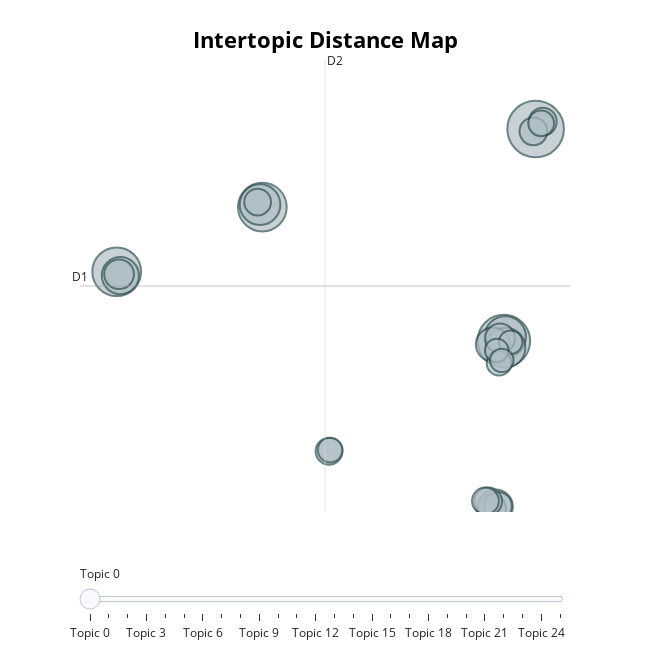

Notebook cell for this chart:
### Code cell
model.visualize_topics()

### Figure 1 — Plotly figure (JSON) as saved in the notebook; plotly's stock layout.template omitted (floating-point values rounded to 4 significant figures)
{"data": [{"customdata": [[0, "name | named | disney | john | son", 58], [1, "word | english | language | letter | longest", 50], [2, "ketchup | peanut | tree | cocacola | apple", 43], [3, "average | calorie | eat | celery | american", 43], [4, "tongue | muscle | body | water | print", 31], [5, "france | mcdonalds | caput | per | cheese", 30], [6, "bone | foot | growing | faster | never", 29], [7, "people | crash | killed | died | horse", 25], [8, "city | largest | island | area | cost", 22], [9, "eye | ostrich | sand | eyelid | four", 21], [10, "sneeze | heart | pressure | squirt | creates", 16], [11, "people | live | handed | billion | population", 16], [12, "building | empire | step | state | floor", 15], [13, "money | bill | dollar | monopoly | printed", 14], [14, "albania | dial | call | russia | kgb", 14], [15, "state | maine | dakota | geographical | syllable", 14], [16, "song | rock | springsteens | pressed | theme", 14], [17, "cow | downstairs | milk | lead | supply", 13], [18, "illegal | law | sunday | utah | nebraska", 13], [19, "ramses | hitler | ancient | testicle | fathered", 13], [20, "sold | capone | dealer | business | gogh", 12], [21, "fear | mean | morbid | friday | spider", 11], [22, "invented | leonardo | vinci | scissors | philippine", 11], [23, "goldfish | fish | sex | starfish | clownfish", 10], [24, "striped | fur | skin | tiger | whisker", 10], [25, "chocolate | leg | bite | mosquito | color", 10]], "hovertemplate": "<b>Topic %{customdata[0]}</b><br>%{customdata[1]}<br>Size: %{customdata[2]}", "legendgroup": "", "marker": {"color": "#B0BEC5", "line": {"color": "DarkSlateGrey", "width": 2}, "size": [58, 50, 43, 43, 31, 30, 29, 25, 22, 21, 16, 16, 15, 14, 14, 14, 14, 13, 13, 13, 12, 11, 11, 10, 10, 10], "sizemode": "area", "sizeref": 0.03625, "symbol": "circle"}, "mode": "markers", "name": "", "orientation": "v", "showlegend": false, "type": "scatter", "x": [13.0, 10.63, -7.389, -18.25, 10.73, -7.562, 10.74, -17.98, 9.993, 9.808, 10.34, -18.07, 9.71, 13.53, 10.19, 9.455, 12.83, -7.74, 9.252, -2.418, 13.41, 10.27, -2.33, 11.13, 10.1, 10.47], "xaxis": "x", "y": [28.52, 13.54, 23.01, 18.44, 13.83, 23.18, 13.07, 18.16, 1.82, 13.29, 13.73, 18.26, 1.713, 29.05, 1.884, 2.202, 28.36, 23.36, 2.236, 5.746, 28.92, 11.98, 5.834, 13.46, 12.87, 12.17], "yaxis": "y"}], "layout": {"annotations": [{"showarrow": false, "text": "D1", "x": -20.99, "y": 17.43, "yshift": 10}, {"showarrow": false, "text": "D2", "x": -2.715, "xshift": 10, "y": 33.4}], "height": 650, "hoverlabel": {"bgcolor": "white", "font": {"family": "Rockwell", "size": 16}}, "legend": {"itemsizing": "constant", "tracegroupgap": 0}, "margin": {"t": 60}, "shapes": [{"line": {"color": "#CFD8DC", "width": 2}, "type": "line", "x0": -2.715, "x1": -2.715, "y0": 1.456, "y1": 33.4}, {"line": {"color": "#9E9E9E", "width": 2}, "type": "line", "x0": -20.99, "x1": 15.56, "y0": 17.43, "y1": 17.43}], "sliders": [{"active": 0, "pad": {"t": 50}, "steps": [{"args": [{"marker.color": [["red", "#B0BEC5", "#B0BEC5", "#B0BEC5", "#B0BEC5", "#B0BEC5", "#B0BEC5", "#B0BEC5", "#B0BEC5", "#B0BEC5", "#B0BEC5", "#B0BEC5", "#B0BEC5", "#B0BEC5", "#B0BEC5", "#B0BEC5", "#B0BEC5", "#B0BEC5", "#B0BEC5", "#B0BEC5", "#B0BEC5", "#B0BEC5", "#B0BEC5", "#B0BEC5", "#B0BEC5", "#B0BEC5"]]}], "label": "Topic 0", "method": "update"}, {"args": [{"marker.color": [["#B0BEC5", "red", "#B0BEC5", "#B0BEC5", "#B0BEC5", "#B0BEC5", "#B0BEC5", "#B0BEC5", "#B0BEC5", "#B0BEC5", "#B0BEC5", "#B0BEC5", "#B0BEC5", "#B0BEC5", "#B0BEC5", "#B0BEC5", "#B0BEC5", "#B0BEC5", "#B0BEC5", "#B0BEC5", "#B0BEC5", "#B0BEC5", "#B0BEC5", "#B0BEC5", "#B0BEC5", "#B0BEC5"]]}], "label": "Topic 1", "method": "update"}, {"args": [{"marker.color": [["#B0BEC5", "#B0BEC5", "red", "#B0BEC5", "#B0BEC5", "#B0BEC5", "#B0BEC5", "#B0BEC5", "#B0BEC5", "#B0BEC5", "#B0BEC5", "#B0BEC5", "#B0BEC5", "#B0BEC5", "#B0BEC5", "#B0BEC5", "#B0BEC5", "#B0BEC5", "#B0BEC5", "#B0BEC5", "#B0BEC5", "#B0BEC5", "#B0BEC5", "#B0BEC5", "#B0BEC5", "#B0BEC5"]]}], "label": "Topic 2", "method": "update"}, {"args": [{"marker.color": [["#B0BEC5", "#B0BEC5", "#B0BEC5", "red", "#B0BEC5", "#B0BEC5", "#B0BEC5", "#B0BEC5", "#B0BEC5", "#B0BEC5", "#B0BEC5", "#B0BEC5", "#B0BEC5", "#B0BEC5", "#B0BEC5", "#B0BEC5", "#B0BEC5", "#B0BEC5", "#B0BEC5", "#B0BEC5", "#B0BEC5", "#B0BEC5", "#B0BEC5", "#B0BEC5", "#B0BEC5", "#B0BEC5"]]}], "label": "Topic 3", "method": "update"}, {"args": [{"marker.color": [["#B0BEC5", "#B0BEC5", "#B0BEC5", "#B0BEC5", "red", "#B0BEC5", "#B0BEC5", "#B0BEC5", "#B0BEC5", "#B0BEC5", "#B0BEC5", "#B0BEC5", "#B0BEC5", "#B0BEC5", "#B0BEC5", "#B0BEC5", "#B0BEC5", "#B0BEC5", "#B0BEC5", "#B0BEC5", "#B0BEC5", "#B0BEC5", "#B0BEC5", "#B0BEC5", "#B0BEC5", "#B0BEC5"]]}], "label": "Topic 4", "method": "update"}, {"args": [{"marker.color": [["#B0BEC5", "#B0BEC5", "#B0BEC5", "#B0BEC5", "#B0BEC5", "red", "#B0BEC5", "#B0BEC5", "#B0BEC5", "#B0BEC5", "#B0BEC5", "#B0BEC5", "#B0BEC5", "#B0BEC5", "#B0BEC5", "#B0BEC5", "#B0BEC5", "#B0BEC5", "#B0BEC5", "#B0BEC5", "#B0BEC5", "#B0BEC5", "#B0BEC5", "#B0BEC5", "#B0BEC5", "#B0BEC5"]]}], "label": "Topic 5", "method": "update"}, {"args": [{"marker.color": [["#B0BEC5", "#B0BEC5", "#B0BEC5", "#B0BEC5", "#B0BEC5", "#B0BEC5", "red", "#B0BEC5", "#B0BEC5", "#B0BEC5", "#B0BEC5", "#B0BEC5", "#B0BEC5", "#B0BEC5", "#B0BEC5", "#B0BEC5", "#B0BEC5", "#B0BEC5", "#B0BEC5", "#B0BEC5", "#B0BEC5", "#B0BEC5", "#B0BEC5", "#B0BEC5", "#B0BEC5", "#B0BEC5"]]}], "label": "Topic 6", "method": "update"}, {"args": [{"marker.color": [["#B0BEC5", "#B0BEC5", "#B0BEC5", "#B0BEC5", "#B0BEC5", "#B0BEC5", "#B0BEC5", "red", "#B0BEC5", "#B0BEC5", "#B0BEC5", "#B0BEC5", "#B0BEC5", "#B0BEC5", "#B0BEC5", "#B0BEC5", "#B0BEC5", "#B0BEC5", "#B0BEC5", "#B0BEC5", "#B0BEC5", "#B0BEC5", "#B0BEC5", "#B0BEC5", "#B0BEC5", "#B0BEC5"]]}], "label": "Topic 7", "method": "update"}, {"args": [{"marker.color": [["#B0BEC5", "#B0BEC5", "#B0BEC5", "#B0BEC5", "#B0BEC5", "#B0BEC5", "#B0BEC5", "#B0BEC5", "red", "#B0BEC5", "#B0BEC5", "#B0BEC5", "#B0BEC5", "#B0BEC5", "#B0BEC5", "#B0BEC5", "#B0BEC5", "#B0BEC5", "#B0BEC5", "#B0BEC5", "#B0BEC5", "#B0BEC5", "#B0BEC5", "#B0BEC5", "#B0BEC5", "#B0BEC5"]]}], "label": "Topic 8", "method": "update"}, {"args": [{"marker.color": [["#B0BEC5", "#B0BEC5", "#B0BEC5", "#B0BEC5", "#B0BEC5", "#B0BEC5", "#B0BEC5", "#B0BEC5", "#B0BEC5", "red", "#B0BEC5", "#B0BEC5", "#B0BEC5", "#B0BEC5", "#B0BEC5", "#B0BEC5", "#B0BEC5", "#B0BEC5", "#B0BEC5", "#B0BEC5", "#B0BEC5", "#B0BEC5", "#B0BEC5", "#B0BEC5", "#B0BEC5", "#B0BEC5"]]}], "label": "Topic 9", "method": "update"}, {"args": [{"marker.color": [["#B0BEC5", "#B0BEC5", "#B0BEC5", "#B0BEC5", "#B0BEC5", "#B0BEC5", "#B0BEC5", "#B0BEC5", "#B0BEC5", "#B0BEC5", "red", "#B0BEC5", "#B0BEC5", "#B0BEC5", "#B0BEC5", "#B0BEC5", "#B0BEC5", "#B0BEC5", "#B0BEC5", "#B0BEC5", "#B0BEC5", "#B0BEC5", "#B0BEC5", "#B0BEC5", "#B0BEC5", "#B0BEC5"]]}], "label": "Topic 10", "method": "update"}, {"args": [{"marker.color": [["#B0BEC5", "#B0BEC5", "#B0BEC5", "#B0BEC5", "#B0BEC5", "#B0BEC5", "#B0BEC5", "#B0BEC5", "#B0BEC5", "#B0BEC5", "#B0BEC5", "red", "#B0BEC5", "#B0BEC5", "#B0BEC5", "#B0BEC5", "#B0BEC5", "#B0BEC5", "#B0BEC5", "#B0BEC5", "#B0BEC5", "#B0BEC5", "#B0BEC5", "#B0BEC5", "#B0BEC5", "#B0BEC5"]]}], "label": "Topic 11", "method": "update"}, {"args": [{"marker.color": [["#B0BEC5", "#B0BEC5", "#B0BEC5", "#B0BEC5", "#B0BEC5", "#B0BEC5", "#B0BEC5", "#B0BEC5", "#B0BEC5", "#B0BEC5", "#B0BEC5", "#B0BEC5", "red", "#B0BEC5", "#B0BEC5", "#B0BEC5", "#B0BEC5", "#B0BEC5", "#B0BEC5", "#B0BEC5", "#B0BEC5", "#B0BEC5", "#B0BEC5", "#B0BEC5", "#B0BEC5", "#B0BEC5"]]}], "label": "Topic 12", "method": "update"}, {"args": [{"marker.color": [["#B0BEC5", "#B0BEC5", "#B0BEC5", "#B0BEC5", "#B0BEC5", "#B0BEC5", "#B0BEC5", "#B0BEC5", "#B0BEC5", "#B0BEC5", "#B0BEC5", "#B0BEC5", "#B0BEC5", "red", "#B0BEC5", "#B0BEC5", "#B0BEC5", "#B0BEC5", "#B0BEC5", "#B0BEC5", "#B0BEC5", "#B0BEC5", "#B0BEC5", "#B0BEC5", "#B0BEC5", "#B0BEC5"]]}], "label": "Topic 13", "method": "update"}, {"args": [{"marker.color": [["#B0BEC5", "#B0BEC5", "#B0BEC5", "#B0BEC5", "#B0BEC5", "#B0BEC5", "#B0BEC5", "#B0BEC5", "#B0BEC5", "#B0BEC5", "#B0BEC5", "#B0BEC5", "#B0BEC5", "#B0BEC5", "red", "#B0BEC5", "#B0BEC5", "#B0BEC5", "#B0BEC5", "#B0BEC5", "#B0BEC5", "#B0BEC5", "#B0BEC5", "#B0BEC5", "#B0BEC5", "#B0BEC5"]]}], "label": "Topic 14", "method": "update"}, {"args": [{"marker.color": [["#B0BEC5", "#B0BEC5", "#B0BEC5", "#B0BEC5", "#B0BEC5", "#B0BEC5", "#B0BEC5", "#B0BEC5", "#B0BEC5", "#B0BEC5", "#B0BEC5", "#B0BEC5", "#B0BEC5", "#B0BEC5", "#B0BEC5", "red", "#B0BEC5", "#B0BEC5", "#B0BEC5", "#B0BEC5", "#B0BEC5", "#B0BEC5", "#B0BEC5", "#B0BEC5", "#B0BEC5", "#B0BEC5"]]}], "label": "Topic 15", "method": "update"}, {"args": [{"marker.color": [["#B0BEC5", "#B0BEC5", "#B0BEC5", "#B0BEC5", "#B0BEC5", "#B0BEC5", "#B0BEC5", "#B0BEC5", "#B0BEC5", "#B0BEC5", "#B0BEC5", "#B0BEC5", "#B0BEC5", "#B0BEC5", "#B0BEC5", "#B0BEC5", "red", "#B0BEC5", "#B0BEC5", "#B0BEC5", "#B0BEC5", "#B0BEC5", "#B0BEC5", "#B0BEC5", "#B0BEC5", "#B0BEC5"]]}], "label": "Topic 16", "method": "update"}, {"args": [{"marker.color": [["#B0BEC5", "#B0BEC5", "#B0BEC5", "#B0BEC5", "#B0BEC5", "#B0BEC5", "#B0BEC5", "#B0BEC5", "#B0BEC5", "#B0BEC5", "#B0BEC5", "#B0BEC5", "#B0BEC5", "#B0BEC5", "#B0BEC5", "#B0BEC5", "#B0BEC5", "red", "#B0BEC5", "#B0BEC5", "#B0BEC5", "#B0BEC5", "#B0BEC5", "#B0BEC5", "#B0BEC5", "#B0BEC5"]]}], "label": "Topic 17", "method": "update"}, {"args": [{"marker.color": [["#B0BEC5", "#B0BEC5", "#B0BEC5", "#B0BEC5", "#B0BEC5", "#B0BEC5", "#B0BEC5", "#B0BEC5", "#B0BEC5", "#B0BEC5", "#B0BEC5", "#B0BEC5", "#B0BEC5", "#B0BEC5", "#B0BEC5", "#B0BEC5", "#B0BEC5", "#B0BEC5", "red", "#B0BEC5", "#B0BEC5", "#B0BEC5", "#B0BEC5", "#B0BEC5", "#B0BEC5", "#B0BEC5"]]}], "label": "Topic 18", "method": "update"}, {"args": [{"marker.color": [["#B0BEC5", "#B0BEC5", "#B0BEC5", "#B0BEC5", "#B0BEC5", "#B0BEC5", "#B0BEC5", "#B0BEC5", "#B0BEC5", "#B0BEC5", "#B0BEC5", "#B0BEC5", "#B0BEC5", "#B0BEC5", "#B0BEC5", "#B0BEC5", "#B0BEC5", "#B0BEC5", "#B0BEC5", "red", "#B0BEC5", "#B0BEC5", "#B0BEC5", "#B0BEC5", "#B0BEC5", "#B0BEC5"]]}], "label": "Topic 19", "method": "update"}, {"args": [{"marker.color": [["#B0BEC5", "#B0BEC5", "#B0BEC5", "#B0BEC5", "#B0BEC5", "#B0BEC5", "#B0BEC5", "#B0BEC5", "#B0BEC5", "#B0BEC5", "#B0BEC5", "#B0BEC5", "#B0BEC5", "#B0BEC5", "#B0BEC5", "#B0BEC5", "#B0BEC5", "#B0BEC5", "#B0BEC5", "#B0BEC5", "red", "#B0BEC5", "#B0BEC5", "#B0BEC5", "#B0BEC5", "#B0BEC5"]]}], "label": "Topic 20", "method": "update"}, {"args": [{"marker.color": [["#B0BEC5", "#B0BEC5", "#B0BEC5", "#B0BEC5", "#B0BEC5", "#B0BEC5", "#B0BEC5", "#B0BEC5", "#B0BEC5", "#B0BEC5", "#B0BEC5", "#B0BEC5", "#B0BEC5", "#B0BEC5", "#B0BEC5", "#B0BEC5", "#B0BEC5", "#B0BEC5", "#B0BEC5", "#B0BEC5", "#B0BEC5", "red", "#B0BEC5", "#B0BEC5", "#B0BEC5", "#B0BEC5"]]}], "label": "Topic 21", "method": "update"}, {"args": [{"marker.color": [["#B0BEC5", "#B0BEC5", "#B0BEC5", "#B0BEC5", "#B0BEC5", "#B0BEC5", "#B0BEC5", "#B0BEC5", "#B0BEC5", "#B0BEC5", "#B0BEC5", "#B0BEC5", "#B0BEC5", "#B0BEC5", "#B0BEC5", "#B0BEC5", "#B0BEC5", "#B0BEC5", "#B0BEC5", "#B0BEC5", "#B0BEC5", "#B0BEC5", "red", "#B0BEC5", "#B0BEC5", "#B0BEC5"]]}], "label": "Topic 22", "method": "update"}, {"args": [{"marker.color": [["#B0BEC5", "#B0BEC5", "#B0BEC5", "#B0BEC5", "#B0BEC5", "#B0BEC5", "#B0BEC5", "#B0BEC5", "#B0BEC5", "#B0BEC5", "#B0BEC5", "#B0BEC5", "#B0BEC5", "#B0BEC5", "#B0BEC5", "#B0BEC5", "#B0BEC5", "#B0BEC5", "#B0BEC5", "#B0BEC5", "#B0BEC5", "#B0BEC5", "#B0BEC5", "red", "#B0BEC5", "#B0BEC5"]]}], "label": "Topic 23", "method": "update"}, {"args": [{"marker.color": [["#B0BEC5", "#B0BEC5", "#B0BEC5", "#B0BEC5", "#B0BEC5", "#B0BEC5", "#B0BEC5", "#B0BEC5", "#B0BEC5", "#B0BEC5", "#B0BEC5", "#B0BEC5", "#B0BEC5", "#B0BEC5", "#B0BEC5", "#B0BEC5", "#B0BEC5", "#B0BEC5", "#B0BEC5", "#B0BEC5", "#B0BEC5", "#B0BEC5", "#B0BEC5", "#B0BEC5", "red", "#B0BEC5"]]}], "label": "Topic 24", "method": "update"}, {"args": [{"marker.color": [["#B0BEC5", "#B0BEC5", "#B0BEC5", "#B0BEC5", "#B0BEC5", "#B0BEC5", "#B0BEC5", "#B0BEC5", "#B0BEC5", "#B0BEC5", "#B0BEC5", "#B0BEC5", "#B0BEC5", "#B0BEC5", "#B0BEC5", "#B0BEC5", "#B0BEC5", "#B0BEC5", "#B0BEC5", "#B0BEC5", "#B0BEC5", "#B0BEC5", "#B0BEC5", "#B0BEC5", "#B0BEC5", "red"]]}], "label": "Topic 25", "method": "update"}]}], "title": {"font": {"color": "Black", "size": 22}, "text": "<b>Intertopic Distance Map</b>", "x": 0.5, "xanchor": "center", "y": 0.95, "yanchor": "top"}, "width": 650, "xaxis": {"anchor": "y", "domain": [0, 1], "range": [-20.99, 15.56], "title": {"text": ""}, "visible": false}, "yaxis": {"anchor": "x", "domain": [0, 1], "range": [1.456, 33.4], "title": {"text": ""}, "visible": false}}}
